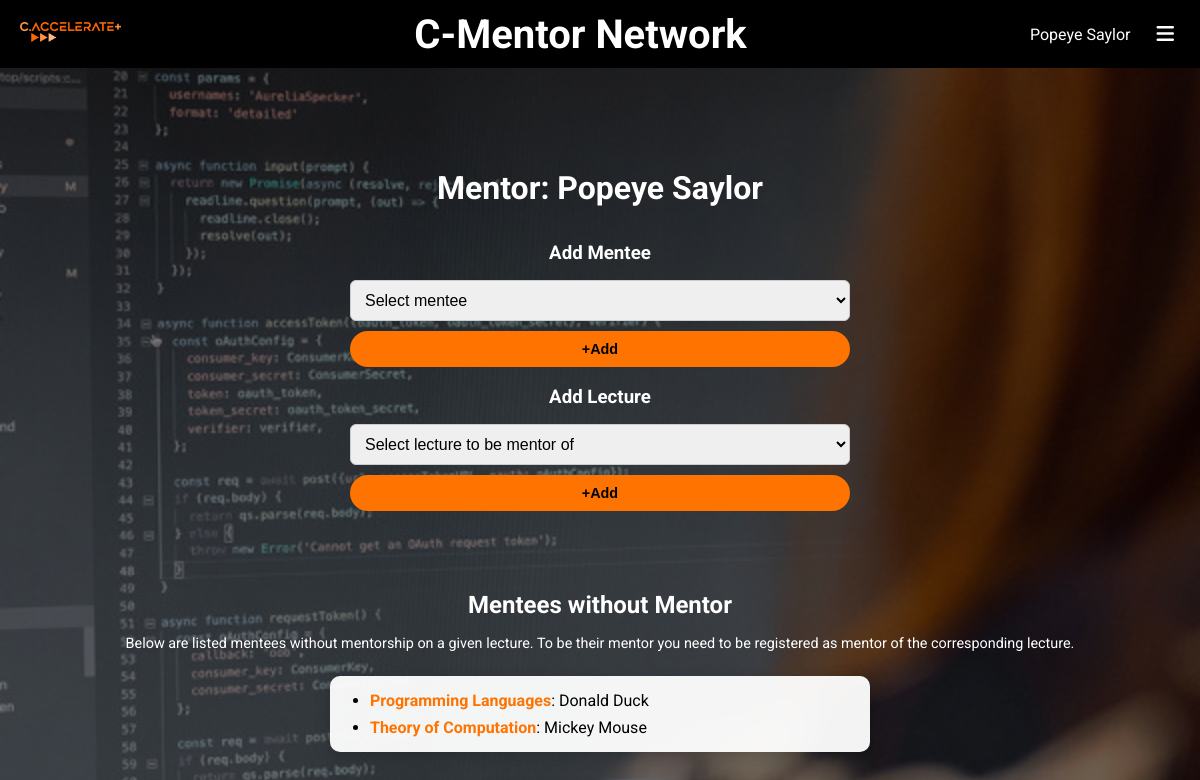
The page /mentor/ (signed in) on the database its author committed.
### app/models.py (models this page shows, shortened)
class Disciplina(models.Model):
    nome = models.CharField(max_length=100)
    ano = models.IntegerField(null=True, blank=True)
    semestre = models.IntegerField(null=True, blank=True)
    alunos = models.ManyToManyField(
        Aluno, related_name='disciplinas')
    def __str__(self):
        return self.nome

class Aluno(models.Model):
    ANO_CHOICES = [(1, 1), (2, 2), (3, 3)]
    user = models.OneToOneField(User, on_delete=models.CASCADE, default=None)
    numero = models.CharField(max_length=100)
    curso = models.ForeignKey(
        Curso, on_delete=models.CASCADE, related_name='alunos')
    ano = models.IntegerField(choices=ANO_CHOICES, null=True)
    @property
    def nome_completo(self):
        return self.user.first_name + ' ' + self.user.last_name.split()[-1]
    class Meta:
        ordering = ['user__first_name', 'user__last_name']
    def __str__(self):
        return self.nome_completo

### mentoria/models.py (models this page shows, shortened)
class Mentorando(models.Model):
    aluno = models.ForeignKey(Aluno, on_delete=models.CASCADE, related_name='mentorandias')
    ano_lectivo = models.ForeignKey(AnoLectivo, on_delete=models.CASCADE, related_name='mentorandias')
    disciplina = models.ForeignKey(Disciplina, on_delete=models.CASCADE, related_name='mentorandias')
    ativo = models.BooleanField(null=True, blank=True, default=True)

### mentoria/views.py (the view)
# urls.py: path('mentor/', views.mentores_view, name='mentores'),
@login_required
def mentores_view(request):
    ano = AnoLectivo.objects.get(ano='25-26')
    print("\n\n\ngrupos do utilizador:", request.user.groups.all())
    if request.user.groups.filter(name="Gestores").exists():
        alunos_mentores_ids = Mentor.objects.filter(
            ano_lectivo=ano,
            disciplina__semestre=semestre
        ).values_list('aluno_id', flat=True).distinct()
    else:
        aluno = Aluno.objects.select_related('user').get(user=request.user)
        alunos_mentores_ids = Mentor.objects.filter(
            ano_lectivo=ano,
            aluno=aluno,
            disciplina__semestre=semestre
        ).values_list('aluno_id', flat=True).distinct()
        if not alunos_mentores_ids:
            alunos_mentores_ids = [aluno.id]
    mentorias_qs = Mentor.objects.filter(
        ano_lectivo=ano,
        disciplina__semestre=semestre,
        aluno_id__in=alunos_mentores_ids
    ).select_related('aluno', 'disciplina').order_by('disciplina__nome')
    mentorias_por_aluno = {}
    for m in mentorias_qs:
        mentorias_por_aluno.setdefault(m.aluno_id, []).append(m)
    disciplinas_por_aluno = {
        aluno_id: [m.disciplina.id for m in mentorias]
        for aluno_id, mentorias in mentorias_por_aluno.items()
    }
    mentorandos_sem_diade_qs = Mentorando.objects.filter(
        ano_lectivo=ano,
        disciplina__semestre=semestre
    ).exclude(diades_mentorando__isnull=False).select_related('disciplina', 'aluno').order_by('disciplina__nome', 'aluno')
    mentorandos_por_disciplina = {}
    for m in mentorandos_sem_diade_qs:
        mentorandos_por_disciplina.setdefault(m.disciplina_id, []).append(m)
    todas_disciplinas = Disciplina.objects.filter(semestre=semestre).order_by('nome')
    disciplinas_dict = {d.id: d for d in todas_disciplinas}
    alunos = []
    for aluno_id in alunos_mentores_ids:
        mentorias = mentorias_por_aluno.get(aluno_id, [])
        disciplinas_mentoria_ids = disciplinas_por_aluno.get(aluno_id, [])
        mentorandos_potenciais = []
        for disciplina_id in disciplinas_mentoria_ids:
            mentorandos_potenciais.extend(mentorandos_por_disciplina.get(disciplina_id, []))
        disciplinas_nao_mentorizadas = [
            disciplina for did, disciplina in disciplinas_dict.items()
            if did not in disciplinas_mentoria_ids
        ]
        alunos.append([
            aluno_id,
            mentorias,
            disciplinas_nao_mentorizadas,
            mentorandos_potenciais
        ])
    context = {
        'alunos': alunos,
        'mentorandos_sem_diade': mentorandos_sem_diade_qs,
        'ano': ano,
        'semestre': semestre
    }
    if request.user.groups.filter(name="Gestores").exists():
        context['gestor'] = True
    else:
        context['gestor'] = False
    return render(request, 'mentoria/mentores_diades.html', context)

### mentoria/templatetags/custom_filters.py (called while the page is built)
@register.filter(name='in_group')
def in_group(user, group_name):
    return user.groups.filter(name=group_name).exists()

### mentoria/templates/mentoria/mentores_diades.html (shortened to what this page needs)
{% extends "app/base.html" %}
{% block main %}
<main>
{% if gestor %}
<h1>Mentors</h1>
<p>And their mentees</p>
{% else %}
<h1>Mentor: {{ request.user.first_name }} {{ request.user.last_name }}</h1>
{% endif %}
{% for aluno, mentorias, disciplinas_nao_mentorizadas, mentorandos_potenciais_sem_diade in alunos %}
    <h3>Add Mentee</h3>
    <form action="{% url 'cria_diade' %}" method='POST' style="max-width:500px; width:100%; display:flex; flex-direction:column; gap:10px; margin:0 auto;">
        <select name='mentorando_id' required>
            <option value="">Select mentee</option>
        </select>
        <input type="submit" value="+Add" class="sessão">
    </form>
    <h3>Add Lecture</h3>
    <form action="{% url 'cria_mentor' %}" method='POST' style="max-width:500px; width:100%; display:flex; flex-direction:column; gap:10px; margin:0 auto 60px;">
        <select name='disciplina_id' required>
            <option value="">Select lecture to be mentor of</option>
        </select>
        <input type="submit" value="+Add" class="sessão">
    </form>
{% endfor %}
<h2>Mentees without Mentor</h2>
<p style="margin-top: 0; font-size:0.9rem; color:white; text-align:center;">
    Below are listed mentees without mentorship on a given lecture.
    To be their mentor you need to be registered as mentor of the corresponding lecture.
</p>
<div class="disciplina" style="background-color: rgba(255,255,255,0.95); border-radius: 10px; box-shadow: 0 4px 15px rgba(0,0,0,0.2); padding: 15px 20px; max-width: 500px; margin: 10px auto;">
    <ul style="list-style-type: disc; padding-left: 20px; margin: 0; display: flex; flex-direction: column; gap: 8px;">
        {% for mentorando in mentorandos_sem_diade %}
            <li>
                <b style="color:#ff7300;">{{ mentorando.disciplina }}</b>: {{ mentorando.aluno }}
            </li>
        {% endfor %}
    </ul>
</div>
</main>
{% endblock main %}

### app/templates/app/base.html (shortened to what this page needs)
{% load custom_filters %}
<!DOCTYPE html>
<html lang="en">
<head>
    {% load static %}
    <link rel="stylesheet" href="{% static 'app/styles.css' %}">
	<link rel="stylesheet" href="https://cdnjs.cloudflare.com/ajax/libs/font-awesome/6.5.1/css/all.min.css">
</head>
<body>
    <header  style="padding:10px;">
        <div>
            <a href="{% url 'info' %}"><img src="{% static 'app/caccelerate.png' %}" alt="C-Accelerate" height="20px" style="margin:10px;"></a>
        </div>
		{% if request.user.is_authenticated and request.resolver_match.url_name != 'info' %}
		<h3 class="titulo">
			C-Mentor Network
		</h3>
		{% endif %}
        <nav>
			{% block nav %}
				{% if request.user.is_authenticated %}
				<span style="font-size:medium">{{ request.user.first_name }} {{ request.user.last_name }}</span>
				<div class="dropdown" tabindex="0" aria-haspopup="true" aria-expanded="false">
					<button class="dropbtn" aria-label="Open menu" aria-haspopup="true" aria-expanded="false" id="dropdownMenuBtn">
						<i class="fa fa-bars" aria-hidden="true"></i>
					</button>
				</div>
				{% else %}
					<a href="{% url 'horarios:login' %}" role="menuitem" tabindex="0" style="margin-top:0;">Log in
						<i class="fa fa-sign-in"></i>
					</a>
				{% endif %}
			{% endblock %}
        </nav>
    </header>
    <main>
        {% block main %}
        {% endblock main %}
    </main>
</body>
</html>

### static/app/styles.css (style rules this page uses)
body { padding: 0; margin: 0; font-family: 'Roboto', sans-serif; }
header { background-color: black; color: white; padding: 2.5px 20px; display: flex; flex-direction: row; align-items: center; justify-content: space-between; }
header h3 { margin:10px 0 10px 0px; }
header a { text-decoration: none; color:white; }
main { padding: 50px 20px; margin:auto; }

### rows shown on the page
Mentorando: disciplina "Programming Languages", aluno "Donald Duck"
Mentorando: disciplina "Theory of Computation", aluno "Mickey Mouse"

### other values the page prints
{{ request.user.first_name }} "Popeye"
{{ request.user.last_name }} "Saylor"
